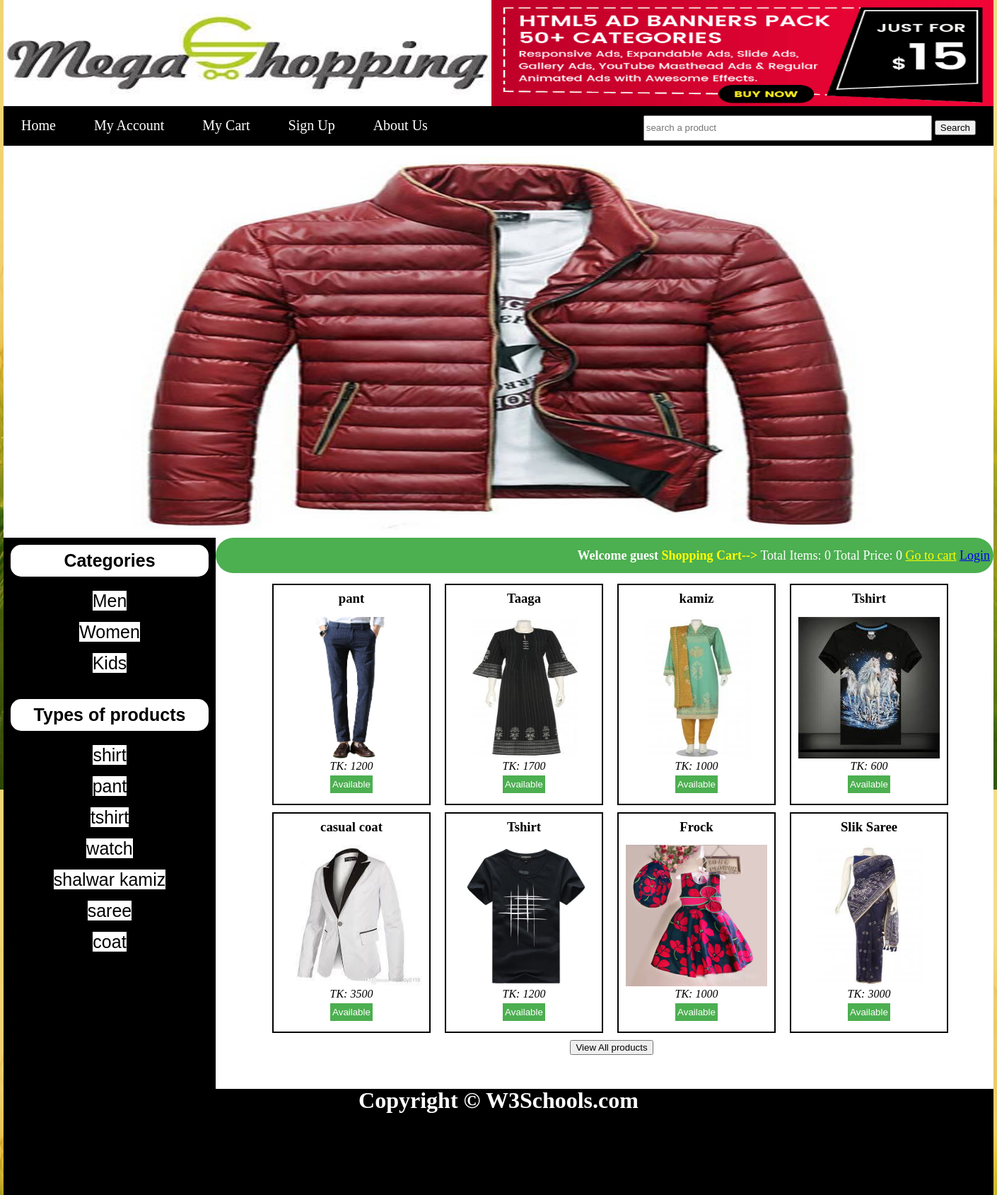
The app's page /home.php with its own data.
### tables this page shows
CREATE TABLE `catagories` (
  `category_id` int(100) NOT NULL,
  `category_title` text NOT NULL
);

CREATE TABLE `types` (
  `type_id` int(100) NOT NULL,
  `type_title` text NOT NULL
);

CREATE TABLE `products` (
  `product_id` int(100) NOT NULL,
  `product_title` varchar(255) NOT NULL,
  `product_category` text NOT NULL,
  `product_price` int(200) NOT NULL,
  `product_description` varchar(255) NOT NULL,
  `product_image` text NOT NULL,
  `product_keyword` varchar(255) NOT NULL,
  `product_type` varchar(255) NOT NULL
);

### functions/functions.php (the view, shortened to what this page needs)
<?php
$con = mysqli_connect("localhost","root","","onlineshoppers");
function getIp(){
	$ip=$_SERVER['REMOTE_ADDR'];
		return $ip;
}
function total_items(){
	if(isset($_GET['add_cart'])){
		global $con;
		$ip=getIp();
		$get_items = "select * from cart where ip_add='$ip'";
		$run_items = mysqli_query($con, $get_items);
		$count_items= mysqli_num_rows($run_items);
	}
		else{
			$ip=getIp();
        global $con;
		$get_items = "select * from cart where ip_add='$ip'";
		$run_items = mysqli_query($con, $get_items);
		$count_items= mysqli_num_rows($run_items);
		}
		echo $count_items;
}
function total_price(){
	$total = 0;
	echo $total;
}
function getCats(){
	global $con;
	$get_cats = "select * from catagories";
	$run_cats = mysqli_query($con, $get_cats);
	while ($row_cats = mysqli_fetch_array($run_cats)) {
		$cat_id =$row_cats['category_id'];
		$cat_title=$row_cats['category_title'];
		echo "<li><a href='home.php?category=$cat_id'>$cat_title</a></li>";
	}
}
function getTyp(){
	global $con;
	$get_type = "select * from types";
	$run_type = mysqli_query($con, $get_type);
	while ($row_type = mysqli_fetch_array($run_type)) {
		$type_id =$row_type['type_id'];
		$type_title=$row_type['type_title'];
		echo "<li><a href='home.php?type=$type_id'>$type_title</a></li>";
	}
}
function getProd(){
	if(!isset($_GET['category'])){
		if(!isset($_GET['type'])){
	global $con;
	$get_pro = "select * from products order by RAND() LIMIT 0,8";
	$run_pro = mysqli_query($con, $get_pro);
	while($row_pro = mysqli_fetch_array($run_pro)){
		$pro_id=$row_pro['product_id'];
		$pro_title=$row_pro['product_title'];
		$pro_price=$row_pro['product_price'];
		$pro_image=$row_pro['product_image'];
		echo"
		<div id='single_product'>
		<h3>$pro_title</h3>
		<br>
		<a href='details.php?pro_id=$pro_id'>
												<img src='admin_area/product_images/$pro_image' width='200' height='200'/></a>
<br>
		<p><i>TK: $pro_price</i></p>
		<button style='background-color: #4CAF50; /* Green */
    border: none;
    color: white;
    padding: 5px 3px;
    float:center;
    text-align: center;
    text-decoration: none;
    display: inline-block;
    margin: 5px 2px;
    cursor: pointer;'>Available</button>
		</div>
		";
	}
}
}}
?>

### styles/style.css (style rules this page uses)
html, body, div, span, applet, object, iframe, h1, h2, h3, h4, h5, h6, p, blockquote, pre, a, abbr, acronym, address, big, cite, code, del, dfn, em, img, ins, kbd, q, s, samp, small, strike, strong, sub, sup, tt, var, b, u, i, center, dl, dt, dd, ol, ul, li, fieldset, form, label, legend, table, caption, tbody, tfoot, thead, tr, th, td, article, aside, canvas, details, embed, figure, figcaption, footer, header, hgroup, menu, nav, output, ruby, section, summary, time, mark, audio, video { margin: 0; padding: 0; border: 0; vertical-align: baseline; }
body { line-height: 1; }
body { background-image: url("backgroundimage.jpg"); }
#cats li { list-style: none; border: 7px solid black; margin: 5px; }
#cats a { background-color: white; color: black; text-decoration: none; font-size:25px; font-family: arial; }
#single_product { float:left; margin-left: 20px; padding: 10px; border: 2px solid black; margin-bottom: 10px; }
#type li { list-style: none; border: 7px solid black; margin: 5px; }
#type a { background-color: white; color: black; text-decoration: none; font-size:25px; font-family: arial; }

### records on screen
catagories: category_title "Men"
catagories: category_title "Women"
catagories: category_title "Kids"
types: type_title "shirt"
types: type_title "pant"
types: type_title "tshirt"
types: type_title "watch"
types: type_title "shalwar kamiz"
types: type_title "saree"
types: type_title "coat"
products: product_title "pant", product_image (picture), product_price "1200"
products: product_title "Taaga", product_image (picture), product_price "1700"
products: product_title "kamiz", product_image (picture), product_price "1000"
products: product_title "Tshirt", product_image (picture), product_price "600"
products: product_title "casual coat", product_image (picture), product_price "3500"
products: product_title "Tshirt", product_image (picture), product_price "1200"
products: product_title "Frock", product_image (picture), product_price "1000"
products: product_title "Slik Saree", product_image (picture), product_price "3000"

### other values on screen
$count_items "0"
$total "0"
